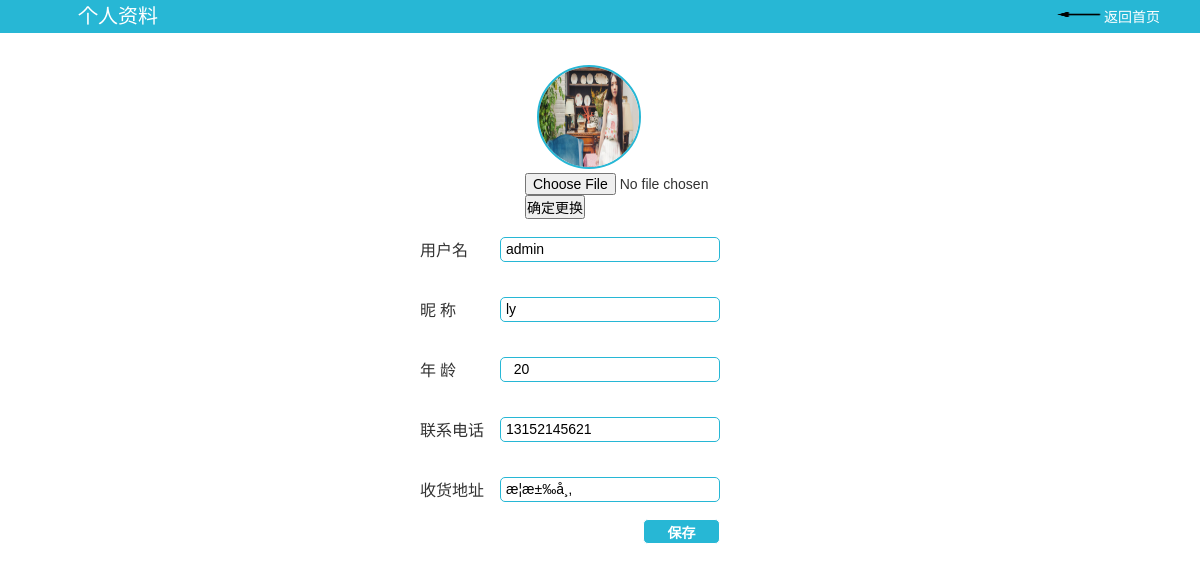
The app's page /person.php (signed in) with its own data.
### tables this page shows
CREATE TABLE IF NOT EXISTS `persons` (
  `id` int(11) NOT NULL AUTO_INCREMENT,
  `FirstName` varchar(100) NOT NULL,
  `LastName` varchar(100) NOT NULL,
  `nickname` varchar(100) NOT NULL,
  `Age` varchar(60) NOT NULL,
  `phone` varchar(60) NOT NULL,
  `address` varchar(150) NOT NULL,
  `avatar` varchar(100) NOT NULL,
  `jur` int(11) NOT NULL,
  PRIMARY KEY (`id`)
);

### person.php (the view, shortened to what this page needs)
<?php
	require_once "conn.php";
	?>
<html>
<head>
<link rel="stylesheet" type="text/css" href="css/style.css">
</head>
<body>
<div class="person_top">
	<span class="person_p">个人资料</span>
	<span class="person_return">
		<a href="index.php"><img src="images/left.jpg" height="15px" width="50px"><span>返回首页</span></a>
	</span>
</div>
<div class="person_mid">
		<table >
		<?php
		$username=$_SESSION['name'];
		 $sql="select * from persons where FirstName='$username'";
		 $result=mysql_query($sql,$con);
		$row=mysql_fetch_array($result)
		?>
			<tr >
				<td colspan='2'>
					<?php
						if($row['avatar']==0){ ?>
							<div class="avatar">
								<a class="avatar_cir" href="javascript:">
									<img src="images/touxiang.png" width="55px" height="55px">
								</a>
								<form action="update.php" method="post" enctype="multipart/form-data">
									<input type="file" name="file" id="file" />
									<input type="hidden" name="username" value="<?php echo $username; ?>">
									<input type="submit" name="submit" value="确定更换" />
								</form>
							</div>
						<?php } else{?>
								<div class="avatar">
								<a class="avatar_cir" href="javascript:">
									<img src="images/<?php echo $row['avatar']; ?>" width="100px" height="100px">
								</a>
								<form action="update.php" method="post" enctype="multipart/form-data">
									<input type="file" name="file" id="file" />
									<input type="submit" name="submit" value="确定更换" />
								</form>
							</div>
						<?php } ?>
				</td>
			</tr>
			<form action="person_updata.php" method="post">
			<tr>
				<td  width="80px" height="60px">用户名</td>
				<td  width="190px" ><input type="text" name="firstname" value="<?php echo $row['FirstName'] ?>" readonly class="person_inp"></td>
			</tr>
			<tr>
				<td width="80px" height="60px">昵 称</td>
				<td><input type="text" name="nickname" value="<?php echo $row['nickname'] ?>" class="person_inp"></td>
			</tr>
			<tr>
				<td width="80px" height="60px"> 年 龄</td>
				<td><input type="text" name="age" value=" <?php echo $row['Age'] ?>" class="person_inp"></td>
			</tr>
			<tr>
				<td width="80px" height="60px">联系电话</td>
				<td><input type="text" name="phone" value="<?php echo $row['phone'] ?>" class="person_inp"></td>
			</tr>
			<tr>
				<td width="80px" height="60px">收货地址</td>
				<td><input type="text" name="address" value="<?php echo $row['address'] ?>" class="person_inp"></td>
			</tr>
			<tr>
				<td colspan="2"><input type="submit" class="person_sub" value="保存"></td>
			</tr>
		 </table>
</div>
</body>
</html>

### css/style.css (style rules this page uses)
﻿ html,body { margin:0px; padding:0px; font-size:14px; font-family:Microsoft YaHei; color:#333; }
a { text-decoration:none; color:#333; }
p,ul,li,form,h1,h2,h3,h4,h5,h6,dl,dt,dd,img,div,table,td,th,input,textarea { margin:0px; padding:0px; }
input,textarea { font-family:Tahoma, Geneva, sans-serif; outline:none; font-size:14px; }
table,td { border-collapse:collapse; }
img { border:none;overflow:hidden; }
tr { padding:0 }
.person_mid { width:360px;margin:0 auto }
.person_top { width:100%;background:#27b7d5;margin-bottom:20px;height:33px }
.person_p { font-size:20px;color:#FFF;margin-left:78px }
.person_return { float:right;margin:6px 40px 0 0 }
.person_return span { font-size:14px;color:#FFF; }
.person_inp { width:220px;height:25px;padding-left:5px;border-radius:5px;border:1px #27b7d5 solid }
.person_sub { width:77px;height:25px;background:#27b7d5;font-size:14px;font-weight:bold;color:#FFF; float:right;border-radius:5px;border:1px #FFF solid }
.avatar { width:90px;margin:0 auto }
.avatar_cir { width:100px;height:100px;display:block;border-radius:49px;position:relative;margin-bottom:20px }
.avatar_cir img { position:absolute;left:12px;top:12px;border-radius:55px;border:2px #27b7d5 solid; }

### records on screen
persons: avatar (picture), firstname "admin", nickname "ly", age "20", phone "13152145621", address "æ­¦æ±‰å¸‚"
